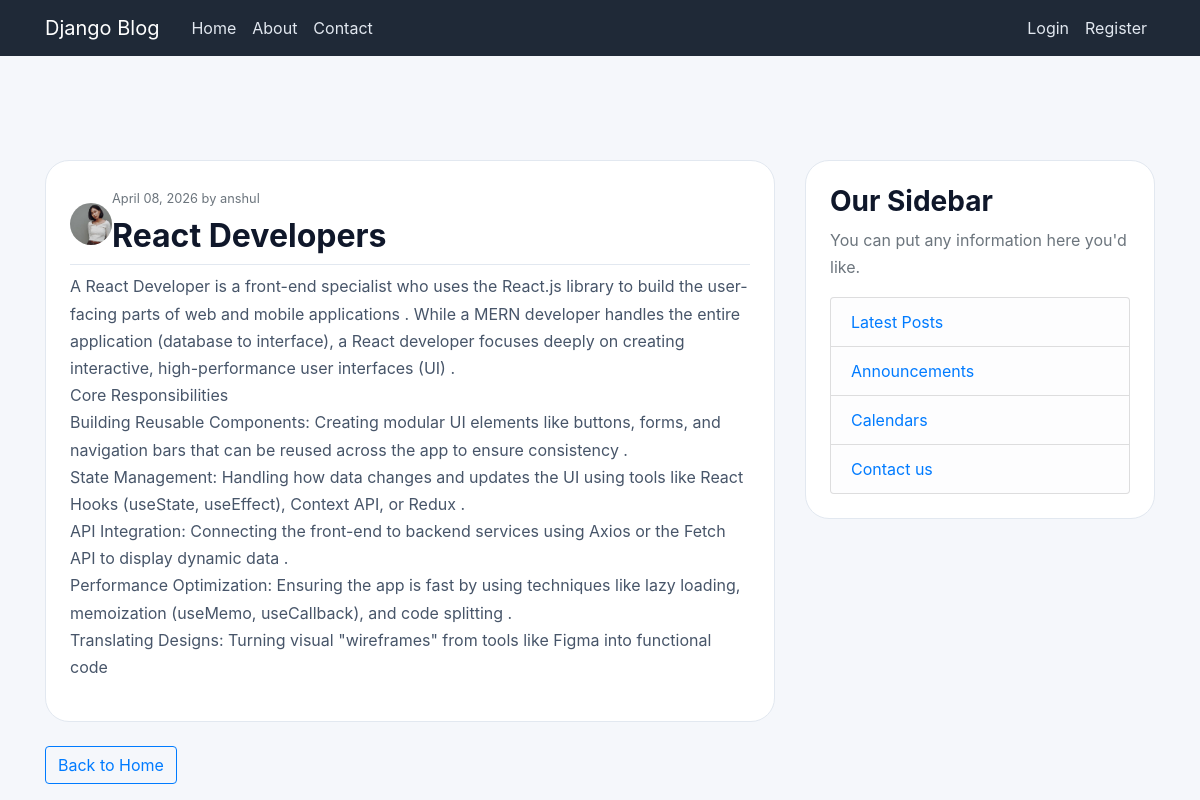
The app's page /post/1/ with its own data.
### blog/models.py (models this page shows, shortened)
class Posts(models.Model):
    title = models.CharField(max_length=200)
    content = models.TextField()
    date_posted = models.DateTimeField(default=timezone.now)
    author = models.ForeignKey(User, on_delete=models.CASCADE)

### users/models.py (models this page shows, shortened)
class Profile(models.Model):
    user = models.OneToOneField(User, on_delete=models.CASCADE)
    image = models.ImageField(default='profile_pics/defaultImg.jpg', upload_to='profile_pics')
    bio = models.TextField(blank=True)

### blog/views.py (the view)
# urls.py: path('post/<int:pk>/', PostDetailView.as_view(), name='post-detail'),
class PostDetailView(DetailView):
    model = Posts
    template_name = 'blog/post_detail.html'

### blog/templates/blog/post_detail.html (shortened to what this page needs)
{% extends 'blog/base.html' %}
{% block content %}
  <article class="media content-section mb-4">
    <div class="row">
      <div class="media-body col-md-12">
        <div class="article-metadata mb-2 d-flex align-items-center gap-2">
          <img src="{{ object.author.profile.image.url }}" class="rounded-circle" style="width:42px; height:42px; object-fit:cover;" alt="{{ object.author.username }}">
          <div>
            <small class="text-muted">{{ object.date_posted|date:"F d, Y" }} by {{ object.author.username }}</small>
            <h2 class="mt-2">{{ object.title }}</h2>
          </div>
        </div>
        <p class="article-content">{{ object.content }}</p>
      </div>
    </div>
  </article>
  <a class="btn btn-outline-primary" href="{% url 'blog-home' %}">Back to Home</a>
{% endblock %}

### blog/static/blog/main.css (style rules this page uses)
body { background: #f5f7fb; color: #1f2937; margin-top: 5rem; font-family: 'Inter', 'Segoe UI', system-ui, -apple-system, BlinkMacSystemFont, 'Segoe UI', sans-serif; }
p { color: #475569; line-height: 1.7; }
h1, h2, h3, h4, h5, h6 { color: #0f172a; font-weight: 700; }
.content-section { background: #ffffff; padding: 24px; border-radius: 24px; border: 1px solid #e2e8f0; margin-bottom: 24px; }
.article-content { white-space: pre-line; }
.article-metadata { padding-bottom: 1px; margin-bottom: 4px; border-bottom: 1px solid #e2e8f0; }

### records on screen
Posts: author.profile.image (picture), date_posted "April 08, 2026", author.username "anshul", title "React Developers", content "A React Developer is a front-end specialist who uses the React.js library to build the user-facing parts of web and mobile applications . While a MERN developer handles the entire application (database to interface), a React developer focuses deeply on creating interactive, high-performance user interfaces (UI) . Core Responsibilities Building Reusable Components: Creating modular UI elements like buttons, forms, and navigation bars that can be reused across the app to ensure consistency . State Management: Handling how data changes and updates the UI using tools like React Hooks (useState, useEffect), Context API, or Redux . API Integration: Connecting the front-end to backend services…"
